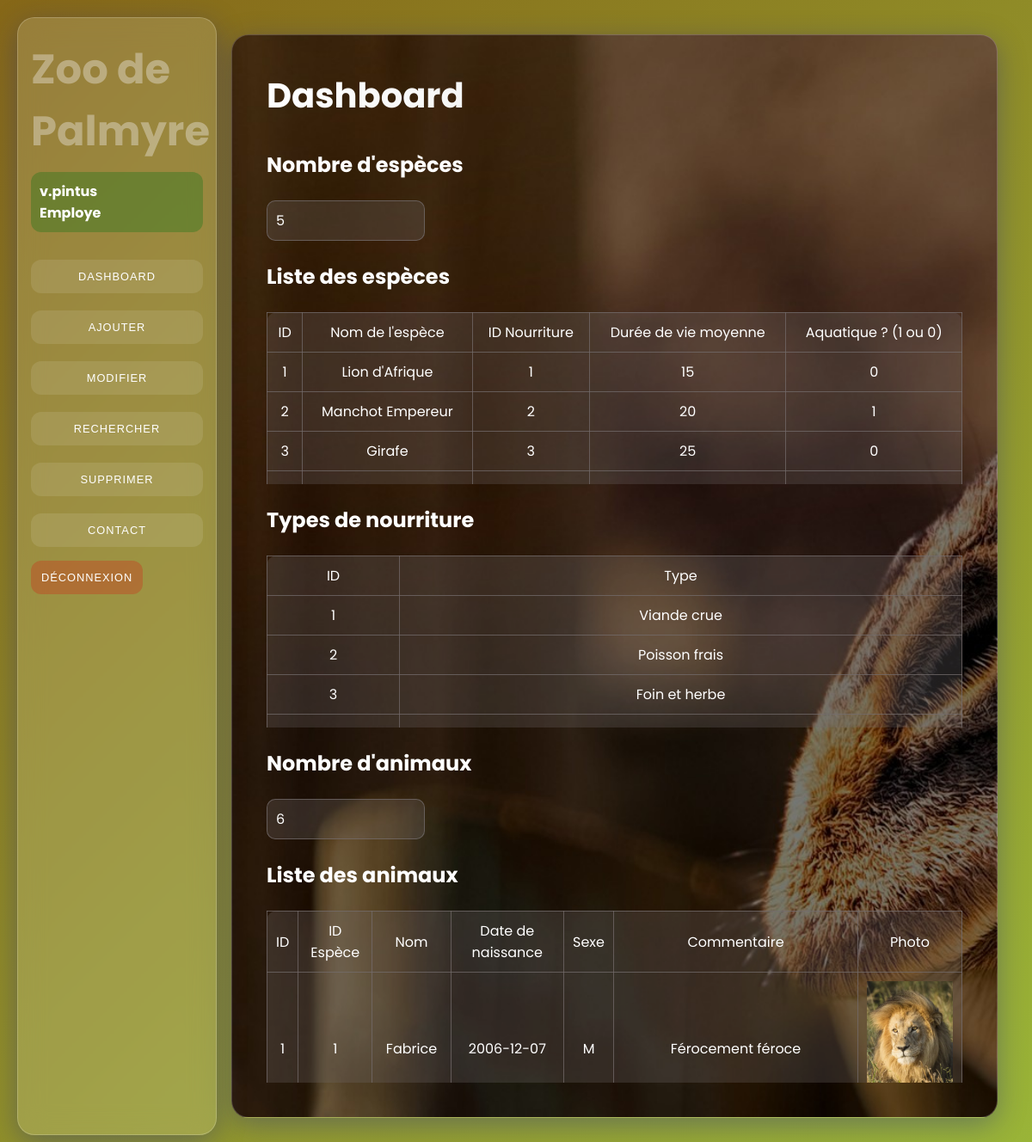
Screenshot of /menu_employe.php (signed in) with the database file from the repository.
### tables this page shows
CREATE TABLE `especes` (
  `id` int NOT NULL,
  `nom_espece` varchar(50) NOT NULL,
  `id_nourriture` int NOT NULL,
  `duree_vie_moyenne` int NOT NULL,
  `aquatique` tinyint(1) NOT NULL
);

CREATE TABLE `types_nourriture` (
  `id_nourriture` int NOT NULL,
  `type_nourriture` varchar(50) NOT NULL
);

CREATE TABLE `animaux` (
  `id` int NOT NULL,
  `id_espece` int NOT NULL,
  `date_de_naissance` date NOT NULL,
  `sexe` varchar(50) NOT NULL,
  `nom_animal` varchar(50) NOT NULL,
  `commentaire` text NOT NULL,
  `photo` varchar(50) DEFAULT NULL
);

### menu_employe.php (the view, shortened to what this page needs)
<!DOCTYPE html>
<html>
<head>
    <link rel="stylesheet" href="menu.css">
</head>
<body>
    <div class="menu">
<h1 class="banner">Zoo de Palmyre</h1>
<?php
echo "<h4 class='auth'>".$_SESSION["login"]."<br>";
echo  $_SESSION["fonction"]."</h4>";
?>
        <button onclick="openTab('dashboard')">Dashboard</button>
        <button onclick="openTab('ajouter')">Ajouter</button>
        <button onclick="openTab('modifier')">Modifier</button>
        <button onclick="openTab('rechercher')">Rechercher</button>
        <button onclick="openTab('supprimer')">Supprimer</button>
        <button onclick="openTab('contact')">Contact</button>
        <a href="logout.php"><button class="logout">Déconnexion</button></a>
    </div>
    <div id="dashboard" class="tabcontent">
        <h2>Dashboard</h2>
    <h3>Nombre d'espèces</h3>
    <div class="especes">
    <?php
                @include("connexion.php");
                $req1 = "SELECT COUNT(*) FROM especes";
                $res1 = mysqli_query($conn, $req1);
                $row1 = mysqli_fetch_row($res1);
                echo $row1[0];
    ?>
    </div>
     <h3>Liste des espèces</h3>
    <?php
     @include("connexion.php");
    $requete2="SELECT * FROM especes";
    $resultat2=mysqli_query($conn, $requete2);
    ?>
    <div class="table_container">
    <table>
        <tr>
            <td>ID</td>
            <td>Nom de l'espèce</td>
            <td>ID Nourriture</td>
            <td>Durée de vie moyenne</td>
            <td>Aquatique ? (1 ou 0)</td>
        </tr>
    <?php while($enreg=mysqli_fetch_array($resultat2))
    {
    ?>
    <tr>
    <td><?php echo $enreg["id"];?></td>
    <td><?php echo $enreg["nom_espece"];?></td>
    <td><?php echo $enreg["id_nourriture"];?></td>
    <td><?php echo $enreg["duree_vie_moyenne"];?></td>
    <td><?php echo $enreg["aquatique"];?></td>
    </tr>
    <?php  } ?>
    </table>
    </div>
     <h3>Types de nourriture</h3>
    <?php
     @include("connexion.php");
    $requete3="SELECT * FROM types_nourriture";
    $resultat3=mysqli_query($conn, $requete3);
    ?>
    <div class="table_container">
    <table>
        <tr>
            <td>ID</td>
            <td>Type</td>
        </tr>
    <?php while($enreg=mysqli_fetch_array($resultat3))
    {
    ?>
    <tr>
    <td><?php echo $enreg["id_nourriture"];?></td>
    <td><?php echo $enreg["type_nourriture"];?></td>
    </tr>
    <?php  } ?>
    </table>
    </div>
    <h3>Nombre d'animaux</h3>
    <div class="especes">
    <?php
                @include("connexion.php");
                $req2 = "SELECT COUNT(*) FROM animaux";
                $res2 = mysqli_query($conn, $req2);
                $row2 = mysqli_fetch_row($res2);
                echo $row2[0];
    ?>
    </div>
     <h3>Liste des animaux</h3>
    <?php
     @include("connexion.php");
    $requete="SELECT * FROM animaux";
    $resultat=mysqli_query($conn, $requete);
    ?>
    <div class="table_container">
    <table>
        <tr>
            <td>ID</td>
            <td>ID Espèce</td>
            <td>Nom</td>
            <td>Date de naissance</td>
            <td>Sexe</td>
            <td>Commentaire</td>
            <td>Photo</td>
        </tr>
    <?php while($enreg=mysqli_fetch_array($resultat))
    {
    ?>
    <tr>
    <td><?php echo $enreg["id"];?></td>
    <td><?php echo $enreg["id_espece"];?></td>
    <td><?php echo $enreg["nom_animal"];?></td>
    <td><?php echo $enreg["date_de_naissance"];?></td>
    <td><?php echo $enreg["sexe"];?></td>
    <td><?php echo $enreg["commentaire"];?></td>
    <td><?php echo "<img src='images/".$enreg['photo']."' width='100px'>";?></td>
    </tr>
    <?php  } ?>
    </table>
    </div>
    </div>
</body>
</html>

### menu.css (style rules this page uses)
body { margin: 0; padding: 0; font-family: "Poppins", sans-serif; background: linear-gradient(-45deg, #ee7752, #e59129, #a0ce43, #866718); background-size: 400% 400%; animation: gradientBG 15s ease infinite; display: flex; justify-content: center; align-items: center; min-height: 100vh; overflow: hidden; }
body > div.menu, .tabcontent { background: rgba(255, 255, 255, 0.15); backdrop-filter: blur(15px); -webkit-backdrop-filter: blur(15px); border: 1px solid rgba(255, 255, 255, 0.2); border-radius: 20px; box-shadow: 0 8px 32px 0 rgba(31, 38, 135, 0.37); }
.menu { position: fixed; top: 20px; left: 20px; bottom: 20px; width: 200px; display: flex; flex-direction: column; padding: 30px 15px; z-index: 10; }
.auth { background: rgba(8, 112, 22, 0.308); border-radius: 12px; padding: 10px; color: white; transition: 0.3s all; }
.menu button { background: rgba(255, 255, 255, 0.1); border: none; margin: 10px 0; padding: 12px; color: white; border-radius: 12px; font-weight: 500; cursor: pointer; transition: 0.3s all; text-transform: uppercase; letter-spacing: 1px; font-size: 0.8rem; }
.logout { background: rgba(208, 41, 22, 0.325) !important; margin-top: 0.5em !important; }
.tabcontent { position: absolute; margin-left: 19px; left: 250px; right: 40px; top: 40px; bottom: 40px; padding: 40px; color: white; overflow-y: auto; }
h1 { color: rgba(244, 243, 243, 0.378) !important; font-size: 3rem; margin-top: -6px; margin-bottom: -10px; }
h2 { font-weight: 700; font-size: 2.5rem; margin-top: 0; background: linear-gradient(to right, #fff, #ddd); -webkit-background-clip: text; background-clip: text; -webkit-text-fill-color: transparent; }
h3 { font-size: 1.5rem; }
table { border: 1px solid rgba(116, 109, 109, 0.74); border-radius: 12px; border-collapse: collapse; background-color: rgba(116, 109, 109, 0.279); text-align: center; width: 100%; }
.table_container { max-height: 200px; max-width: 100%; overflow-x: auto; overflow-y: auto; }
tr > td { padding: 10px; border: 0.1px, solid, rgba(116, 109, 109, 0.74); }
#dashboard { background: no-repeat 10% 100% / 270em 160em url(images/giraffe.jpg); }
.especes { width: 20%; padding: 10px; border: 1px, solid, rgba(116, 109, 109, 0.74); border-radius: 10px; background-color: rgba(116, 109, 109, 0.279); }

### rows the page displays
especes: id "1", nom_espece "Lion d'Afrique", id_nourriture "1", duree_vie_moyenne "15", aquatique "0"
especes: id "2", nom_espece "Manchot Empereur", id_nourriture "2", duree_vie_moyenne "20", aquatique "1"
especes: id "3", nom_espece "Girafe", id_nourriture "3", duree_vie_moyenne "25", aquatique "0"
types_nourriture: id_nourriture "1", type_nourriture "Viande crue"
types_nourriture: id_nourriture "2", type_nourriture "Poisson frais"
types_nourriture: id_nourriture "3", type_nourriture "Foin et herbe"
animaux: id "1", id_espece "1", nom_animal "Fabrice", date_de_naissance "2006-12-07", sexe "M", commentaire "Férocement féroce", photo (picture)

### other values shown
$_SESSION["login"] "v.pintus"
$_SESSION["fonction"] "Employe"
$row1[0] "5"
$row2[0] "6"
